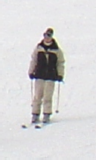
#> input picture Image Data 2/Database images/positive/DB2.bmp, 96 x 160 px, found by its file name; the run also reads 2 pictures not shown here
$ python Human_Detection.py
#> lines starting #> are read from the running program, lines starting #| are printed output that depends on the picture
#> further down, image is the input picture: shape (160, 96, 3); mean B, G, R 212.5, 211.8, 212.9
'''
compute the HOG (Histograms of Oriented Gradients) feature from an input image
and then classify the HOG feature vector into human or no-human by using a 3-nearest neighbor (NN) classifier.
'''
import os
import cv2
from matplotlib import pyplot as plt
import numpy as np

####################### helper functions for computing HOG features #######################
def convert_to_gray(image: np.ndarray):
    '''
    convert the image to gray scale, bmp file's color channel is BGR

    I = Round(0.299R + 0.587G + 0.114B)
    '''
    result = np.zeros((image.shape[0], image.shape[1]))
    for i in range(image.shape[0]):
        for j in range(image.shape[1]):
            result[i, j] = round(0.299 * image[i, j, 2] + 0.587 * image[i, j, 1] + 0.114 * image[i, j, 0])
    return result


def gradient(image: np.ndarray):
    '''
    use the sobel's operator to compute the gradient of the image
    '''
    # sobel's operator
    sobel_x = np.array([[-1, 0, 1],
                        [-2, 0, 2],
                        [-1, 0, 1]])
    sobel_y = np.array([[1, 2, 1],
                        [0, 0, 0],
                        [-1, -2, -1]])
    # compute the gradient, the border is set to 0
    gradient_x = np.zeros(image.shape)
    gradient_y = np.zeros(image.shape)
    for i in range(1, image.shape[0] - 1):
        for j in range(1, image.shape[1] - 1):
            gradient_x[i, j] = np.sum(image[i - 1:i + 2, j - 1:j + 2] * sobel_x)
            gradient_y[i, j] = np.sum(image[i - 1:i + 2, j - 1:j + 2] * sobel_y)
    return gradient_x, gradient_y


def gradient_magnitude(gradient_x: np.ndarray, gradient_y: np.ndarray):
    '''
    compute the gradient magnitude
    '''
    result = np.sqrt(gradient_x ** 2 + gradient_y ** 2)
    # normalize the result to 0-255
    result = result / np.max(result) * 255
    return result


def gradient_angle(gradient_x: np.ndarray, gradient_y: np.ndarray):
    '''
    compute the gradient angle
    '''
    result = np.arctan(gradient_y / gradient_x)
    # if both gradient_x and gradient_y are 0, then the angle is will be nan, so we need to set it to 0
    result[np.isnan(result)] = 0
#> result: shape (160, 96) float64; min -1.57, max 1.57, mean -0.0317
    # convert the angle to degree
    result = (result + np.pi/2) / np.pi * 180
    return result


def cal_portions_index(num):
    '''
    calculate how far away from the bin centers, and use bin_pos to calculate the portion of spliting the magnitude to two bins
    '''
    bin_centers = np.array([10, 30, 50, 70, 90, 110, 130, 150, 170, 190]) # 190 is for calculating the portion only
    bin_pos = num / 20 - 0.5
    bin_index_1 = int(np.floor(bin_pos))
    bin_index_2 = int(np.ceil(bin_pos))

    if bin_pos < 0:
        bin_index_1 = 8
        bin_index_2 = 0
        portion_2 = num + 180 - bin_centers[bin_index_1]
        portion_1 = bin_centers[bin_index_2] - num
    else:
        portion_1 = bin_centers[bin_index_2] - num
        portion_2 = num - bin_centers[bin_index_1]

    if bin_index_2 > 8:
        bin_index_2 = 0

    # [6 lines of commented-out code are left out]

    return portion_1 / 20, portion_2 / 20 , bin_index_1, bin_index_2


####################### main functions for getting HOG features #######################
def compute_HOG(image: np.ndarray):
    '''
    compute the normalized HOG feature vector, using L2 normalization
    '''
    cell_size = 8
    block_size = 2
    # compute the gradient
    gradient_x, gradient_y = gradient(image)
    # compute the gradient magnitude
    gradient_magnitude_image = gradient_magnitude(gradient_x, gradient_y)
    # compute the gradient angle
    gradient_angle_image = gradient_angle(gradient_x, gradient_y)
    # if the angle is larger than 180, then subtract 180
    gradient_angle_image = gradient_angle_image % 180
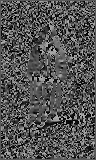
#> gradient_angle_image: shape (160, 96) float64; min 0, max 179.9, mean 83.9

    # compute the histogram
    histogram = np.zeros((image.shape[0] // cell_size, image.shape[1] // cell_size, 9)) # 9 bins
    for i in range(image.shape[0] // cell_size):
        for j in range(image.shape[1] // cell_size):
            for k in range(cell_size):
                for l in range(cell_size):
                    # split bewteen two closest bins based on ditance to bin centers
                    portion_1, portion_2, bin_index_1, bin_index_2 = cal_portions_index(gradient_angle_image[i * cell_size + k, j * cell_size + l])

                    # compute the histogram for each cell
                    histogram[i, j, int(bin_index_1)] += gradient_magnitude_image[i * cell_size + k, j * cell_size + l] * portion_1
                    histogram[i, j, int(bin_index_2)] += gradient_magnitude_image[i * cell_size + k, j * cell_size + l] * portion_2
#> this loop made 20 passes
    assert histogram.shape == (20, 12, 9)

    # compute the overlapping blocks
    block = np.zeros((image.shape[0] // cell_size - block_size + 1, image.shape[1] // cell_size - block_size + 1, 36))
    for i in range(image.shape[0] // cell_size - block_size + 1):
        for j in range(image.shape[1] // cell_size - block_size + 1):
            for k in range(block_size):
                for l in range(block_size):
                    block[i, j, k * block_size : k * block_size + 9] = histogram[i + k, j + l]
    assert block.shape == (19, 11, 36)

    # compute the normalized HOG feature vector
    result = np.zeros((image.shape[0] // cell_size - block_size + 1, image.shape[1] // cell_size - block_size + 1, 36))
    for i in range(image.shape[0] // cell_size - block_size + 1):
        for j in range(image.shape[1] // cell_size - block_size + 1):
            result[i, j] = block[i, j] / np.sqrt(np.sum(block[i, j] ** 2)) # L2 normalization
            # replace the nan with 0 which caused by the L2 normalization when the sum of the block is 0
            result[np.isnan(result)] = 0
    assert ((image.shape[0] // cell_size - block_size + 1) * (image.shape[1] // cell_size - block_size + 1) * 36 == 7524)

    return result


def get_HOG_feature(image, output_path=None, save=False):
    '''
    get the HOG feature vector for the image
    '''
    # convert the image to gray scale
    image = convert_to_gray(image)
    # compute the HOG feature vector
    block_histogram = compute_HOG(image)
    # reshape the HOG feature vector
    HOG_feature = block_histogram.reshape(7524)
    # write the HOG feature vector to a txt file, each value separated by line break
    if save:
        with open(output_path, "w") as f:
            for i in range(HOG_feature.shape[0]):
                f.write(str(HOG_feature[i]) + "\n")
    return HOG_feature


####################### helper functions for classification #######################
def histogram_intersection(input_hist, sample_hist):
    '''
    compute the histogram intersection
    '''
    # Compare two arrays and returns a new array containing the element-wise minimas
    minima = np.minimum(input_hist, sample_hist)
    intersection = 1 - (np.sum(minima))
    return intersection


def hellinger_distance(input_hist, sample_hist):
    '''
    compute the Hellinger distance
    '''
    # Compute the square root of the element-wise product
    root_product = np.sqrt(np.multiply(input_hist, sample_hist))

    # Compute the Hellinger distance
    distance = 1 - np.sum(root_product)
    return distance


####################### main functions for classification #######################
def three_nn(datasetfolder, img, database, algo):
    '''
    use a 3-nearest neighbor (NN) classifier to classify the HOG feature vector into human or no-human

    input_image: the input image from the test folder np.ndarray
    database: the list of tuples of the database images and their labels and names
    algo: the algorithm to use for classification, "histogram_intersection" or "hellinger_distance"

    return: tuples of the test images' name
            and their 1st NN's (distance, label, filename),
                        2nd NN's (distance, label, filename),
                        3rd NN's (distance, label, filename),
            and the majority class
    '''
    # read the input image
    input_image = cv2.imread(os.path.join(datasetfolder, img))

    if algo == "histogram_intersection":
        distance = histogram_intersection
    elif algo == "hellinger_distance":
        distance = hellinger_distance
    else:
        raise NotImplementedError # we only have two algorithms for calculating the distance

    # get the HOG feature vector for the input image
    input_hist = get_HOG_feature(input_image)
    # compute the distance between the input image and the database images
    distances = []
    for i in range(len(database)):
        distances.append((distance(input_hist, get_HOG_feature(database[i][0])), database[i][1], database[i][2]))
    # sort the distances
    distances.sort(key=lambda x: x[0])
    # get the 1st, 2nd, 3rd NN's (distance, label)
    first_nn = distances[0] # the 1st NN
    second_nn = distances[1] # the 2nd NN
    third_nn = distances[2] # the 3rd NN
    # get the majority class
    if first_nn[1] == second_nn[1] or first_nn[1] == third_nn[1]:
        majority_class = first_nn[1]
    elif second_nn[1] == third_nn[1]:
        majority_class = second_nn[1]
    else:
        raise ValueError("The 1st, 2nd, 3rd NN's labels should have at least two same labels")
    # return the result
    return (img, (first_nn[0],first_nn[1],first_nn[2]), (second_nn[0],second_nn[1],second_nn[2]), (third_nn[0],third_nn[1],third_nn[2]), majority_class)


def main(test_path, database_path, algo):
    '''
    main function for classification

    database: the list of tuples of the database images and their labels and names
    result: the list of tuples of the test images' name and their 1st NN's (distance, label), 2nd NN's (distance, label), 3rd NN's (distance, label), and the majority class
    '''
    # read the database images and have them in a tuple with their labels
    database = []
    result = []
    for label in os.listdir(database_path):
        for image in os.listdir(os.path.join(database_path, label)):
            image_path = os.path.join(database_path, label, image)
            database.append((cv2.imread(image_path), label, image))
    # classify the input image
    for img in os.listdir(test_path):
        result.append(three_nn(test_path, img, database, algo))
        print(f"Finish classifying {img}")
    # write the result to a txt file
    with open(f"outputs/{algo}_result.txt", "w") as f:
        for i in range(len(result)):
            f.write(f"|{result[i][0]}\t|{result[i][1]}\t|{result[i][2]}\t|{result[i][3]}\t|{result[i][4]}|\n")
    return result


if __name__ == "__main__":
    train_folder = "/Users/zehuajiang/My/CS6643 Computer Vision Spring 2023/Project_2_Human_Detection/Image Data 2/Database images"
    test_folder = "/Users/zehuajiang/My/CS6643 Computer Vision Spring 2023/Project_2_Human_Detection/Image Data 2/Test images"

    ################### for debugging purpose: debugging spliting the magnitude to two bins ###################
    # debug_num = [0, 1, 2, 3, 5, 20, 35, 95, 169, 171, 178, 179, 180]
    # for num in debug_num:
    #     cal_portions_index(num)


    # ################### for getting HOG features for selected images ###################
    selected_training_images_path = ["/Users/zehuajiang/My/CS6643 Computer Vision Spring 2023/Project_2_Human_Detection/Image Data 2/Database images/positive/DB2.bmp",
                                    "/Users/zehuajiang/My/CS6643 Computer Vision Spring 2023/Project_2_Human_Detection/Image Data 2/Database images/positive/DB9.bmp",
                                   "/Users/zehuajiang/My/CS6643 Computer Vision Spring 2023/Project_2_Human_Detection/Image Data 2/Database images/negative/DB15.bmp",]
    train_img_list = ["DB2.bmp", "DB9.bmp",  "DB15.bmp"]
    test_img_list = ["T2.bmp", "T5.bmp", "T10.bmp"]

    for i, img_path in enumerate(selected_training_images_path):
        output_path = os.path.join("outputs", train_img_list[i].split(".")[0] + ".txt")
        image = cv2.imread(img_path)
        get_HOG_feature(image, output_path=output_path, save=True)
#> pass 2 of the loop `for i, img_path in enumerate(selected_training_images_path):`:
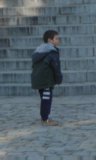
#> input picture Image Data 2/Database images/positive/DB9.bmp, 96 x 160 px, found by its file name
#> image is the input picture: shape (160, 96, 3); mean B, G, R 110, 101.1, 86.6
#> pass 3 of the loop `for i, img_path in enumerate(selected_training_images_path):`:
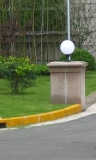
#> input picture Image Data 2/Database images/negative/DB15.bmp, 96 x 160 px, found by its file name
#> image is the input picture: shape (160, 96, 3); mean B, G, R 87.6, 115.6, 109.9
#> after the loop in gradient (call 3), `for i in range(1, image.shape[0] - 1):`:
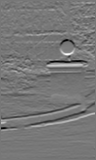
#> gradient_y: shape (160, 96) float64; min -631, max 712, mean -2.4; drawn with min black and max white
#> in gradient_angle (call 3), `result = (result + np.pi/2) / np.pi * 180`:
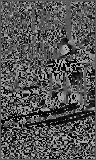
#> result: shape (160, 96) float64; min 0, max 180, mean 85.8
    for img in test_img_list:
        img_path = os.path.join(test_folder, img)
        output_path = os.path.join("outputs", img.split(".")[0] + ".txt")
        image = cv2.imread(img_path)
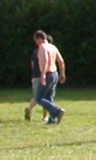
#> input picture Image Data 2/Test images/T2.bmp, 96 x 160 px, found by its file name
#> image is the input picture: shape (160, 96, 3); mean B, G, R 63.2, 96.2, 91.6
        get_HOG_feature(image, output_path=output_path, save=True)
#> after the loop in convert_to_gray (call 4), `for i in range(image.shape[0]):`:
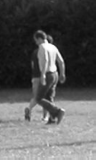
#> result: shape (160, 96) float64; min 11, max 254, mean 91.1
#> after the loop in gradient (call 4), `for i in range(1, image.shape[0] - 1):`:
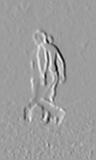
#> gradient_x: shape (160, 96) float64; min -854, max 528, mean 0.4; drawn with min black and max white
#> after the loop in gradient (call 4), `for i in range(1, image.shape[0] - 1):`:
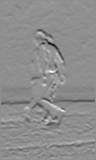
#> gradient_y: shape (160, 96) float64; min -756, max 587, mean -6.9; drawn with min black and max white
#> in gradient_angle (call 4), `result[np.isnan(result)] = 0`:
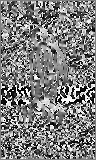
#> result: shape (160, 96) float64; min -1.57, max 1.57, mean -0.0126; drawn with min black and max white
#> in gradient_angle (call 4), `result = (result + np.pi/2) / np.pi * 180`:
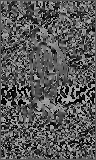
#> result: shape (160, 96) float64; min 0, max 180, mean 89.3
#> pass 2 of the loop `for img in test_img_list:`:
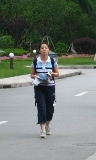
#> input picture Image Data 2/Test images/T5.bmp, 96 x 160 px, found by its file name
#> image is the input picture: shape (160, 96, 3); mean B, G, R 112.8, 120.5, 113
#> in gradient_angle (call 5), `result[np.isnan(result)] = 0`:
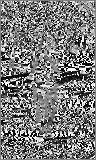
#> result: shape (160, 96) float64; min -1.57, max 1.57, mean -0.046; drawn with min black and max white
#> pass 3 of the loop `for img in test_img_list:`:

    ################### for classification ###################
    # get the HOG feature vector for the test images
    algos = ["histogram_intersection", "hellinger_distance"]
    for algo in algos:
        print(f"Start classifying using {algo}")
        main(test_folder, train_folder, algo)
#> pass 2 of the loop `for algo in algos:`:
